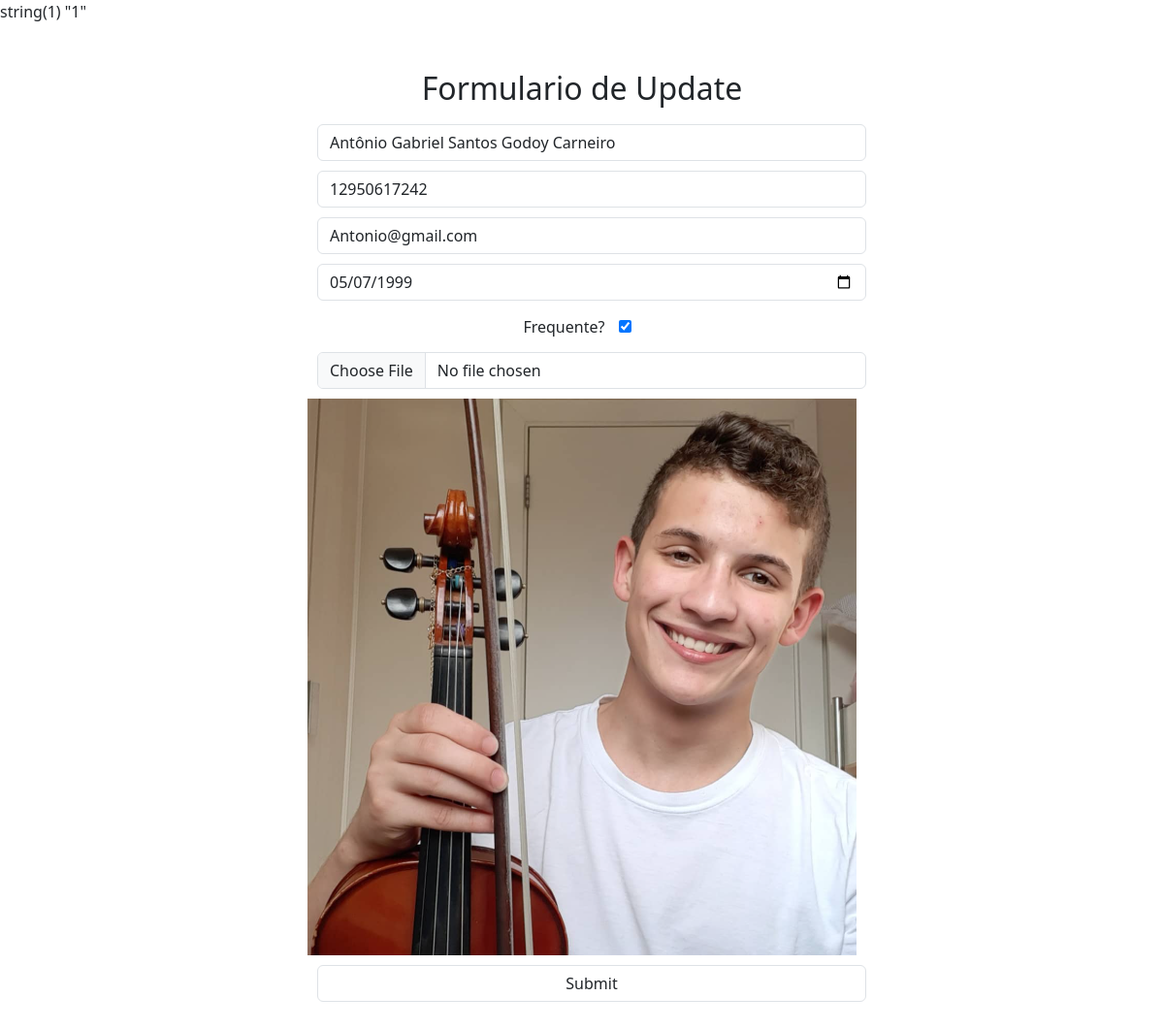
/formulario_update.php?id=1, run on the app's committed database.
### tables this page shows
CREATE TABLE `tb_info_alunos` (
  `id` int(11) NOT NULL,
  `telefone` varchar(11) NOT NULL,
  `email` varchar(255) NOT NULL,
  `nascimento` date NOT NULL,
  `frequente` tinyint(1) NOT NULL,
  `id_alunos` int(11) NOT NULL,
  `img` varchar(255) NOT NULL
);

CREATE TABLE `tb_alunos` (
  `id` int(11) NOT NULL,
  `nome` varchar(255) NOT NULL
);

### formulario_update.php (the view, shortened to what this page needs)
<link href="https://cdn.jsdelivr.net/npm/bootstrap@5.3.3/dist/css/bootstrap.min.css" rel="stylesheet"
>
<?php
$id_alunos = $_GET['id'];
var_dump($id_alunos);
$dsn = 'mysql:dbname=db_chamada;host=127.0.0.1';
$user = 'root';
$password = '';
$banco = new PDO($dsn, $user, $password);
$select = "SELECT tb_info_alunos.*, tb_alunos.nome FROM tb_info_alunos INNER JOIN tb_alunos ON tb_alunos.id = tb_info_alunos.id_alunos WHERE tb_info_alunos.id_alunos =  " . $id_alunos;
$dados = $banco->query($select)->fetch();
?>
<main class="container text-center my-5">
    <h2>Formulario de Update</h2>
    <form action="./aluno_update.php" method="POST">
        <input type="text" placeholder="Nome" class="form-control" name="nome" value="<?php echo $dados['nome'] ?>">
        <input type="number" placeholder="telefone" class="form-control" name="tel" value="<?php echo $dados['telefone'] ?>">
        <input type="email" placeholder="E-mail" class="form-control" name="email" value="<?php echo $dados['email'] ?>">
        <input type="date" placeholder="Nascimento" class="form-control" name="nasc" value="<?php echo $dados['nascimento'] ?>">
        <div>
            <label>Frequente?</label>
            <input type="checkbox" name="frequente" value="<?php echo $dados['frequente'] ?>" checked="<?php echo $dados['frequente'] ?>">
        </div>
        <input id="img-input" type="file" accept="image/*" class="form-control" name="img">
        <div id="img-container">
            <img id="preview" src="./img/img/<?php echo $dados['img'] ?>">
        </div>
        <input type="submit" class="form-control">
    </form>
</main>

### formulario_update.php (style rules this page uses)
main { display: flex; flex-direction: column; align-items: center; }
input { margin: 10px; }

### data on the page
tb_info_alunos: nome "Antônio Gabriel Santos Godoy Carneiro", tel "12950617242", email "Antonio@gmail.com", nasc "05/07/1999", img (picture)
